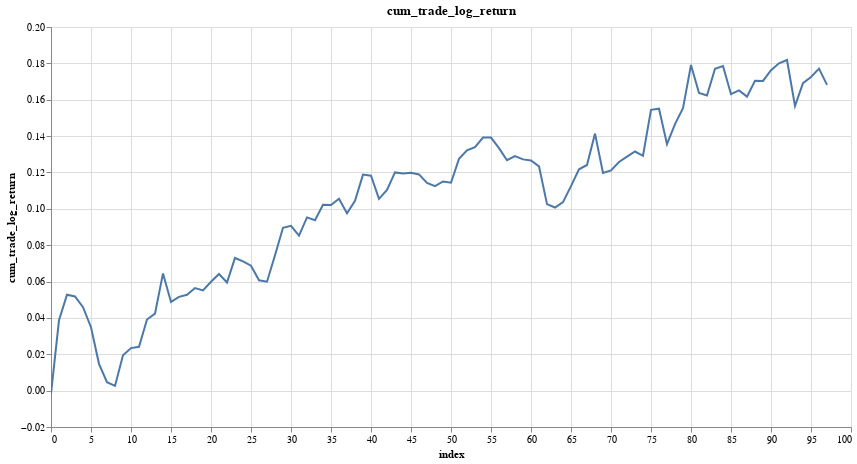

Here is the notebook cell this chart was saved with:
### Markdown cell above
### equity curve (log space)

### Code cell
research.plot_column(test_trades, 'cum_trade_log_return')

### Figure 1 — Vega-Lite specification as saved in the notebook (floating-point values rounded to 4 significant figures)
{"config": {"view": {"continuousWidth": 300, "continuousHeight": 300}}, "data": {"name": "data-f490571c7b8067d3fc7d891140e7152e"}, "mark": {"type": "line", "tooltip": true}, "encoding": {"x": {"field": "index", "type": "quantitative"}, "y": {"field": "cum_trade_log_return", "type": "quantitative"}}, "height": 400, "params": [{"name": "param_3", "select": {"type": "interval", "encodings": ["x", "y"]}, "bind": "scales"}], "title": "cum_trade_log_return", "width": 800, "$schema": "https://vega.github.io/schema/vega-lite/v5.20.1.json", "datasets": {"data-f490571c7b8067d3fc7d891140e7152e": [{"index": 0, "cum_trade_log_return": -0.001686}, {"index": 1, "cum_trade_log_return": 0.03868}, {"index": 2, "cum_trade_log_return": 0.05273}, {"index": 3, "cum_trade_log_return": 0.05177}, {"index": 4, "cum_trade_log_return": 0.0459}, {"index": 5, "cum_trade_log_return": 0.0349}, {"index": 6, "cum_trade_log_return": 0.01475}, {"index": 7, "cum_trade_log_return": 0.004628}, {"index": 8, "cum_trade_log_return": 0.002611}, {"index": 9, "cum_trade_log_return": 0.01947}, {"index": 10, "cum_trade_log_return": 0.02341}, {"index": 11, "cum_trade_log_return": 0.02409}, {"index": 12, "cum_trade_log_return": 0.0391}, {"index": 13, "cum_trade_log_return": 0.04238}, {"index": 14, "cum_trade_log_return": 0.06448}, {"index": 15, "cum_trade_log_return": 0.04877}, {"index": 16, "cum_trade_log_return": 0.05159}, {"index": 17, "cum_trade_log_return": 0.05269}, {"index": 18, "cum_trade_log_return": 0.05645}, {"index": 19, "cum_trade_log_return": 0.05514}, {"index": 20, "cum_trade_log_return": 0.05988}, {"index": 21, "cum_trade_log_return": 0.06415}, {"index": 22, "cum_trade_log_return": 0.05949}, {"index": 23, "cum_trade_log_return": 0.07297}, {"index": 24, "cum_trade_log_return": 0.07114}, {"index": 25, "cum_trade_log_return": 0.06874}, {"index": 26, "cum_trade_log_return": 0.06068}, {"index": 27, "cum_trade_log_return": 0.05992}, {"index": 28, "cum_trade_log_return": 0.07445}, {"index": 29, "cum_trade_log_return": 0.08957}, {"index": 30, "cum_trade_log_return": 0.09063}, {"index": 31, "cum_trade_log_return": 0.08522}, {"index": 32, "cum_trade_log_return": 0.09529}, {"index": 33, "cum_trade_log_return": 0.09373}, {"index": 34, "cum_trade_log_return": 0.1022}, {"index": 35, "cum_trade_log_return": 0.1021}, {"index": 36, "cum_trade_log_return": 0.1056}, {"index": 37, "cum_trade_log_return": 0.09754}, {"index": 38, "cum_trade_log_return": 0.1044}, {"index": 39, "cum_trade_log_return": 0.1188}, {"index": 40, "cum_trade_log_return": 0.1182}, {"index": 41, "cum_trade_log_return": 0.1055}, {"index": 42, "cum_trade_log_return": 0.1104}, {"index": 43, "cum_trade_log_return": 0.12}, {"index": 44, "cum_trade_log_return": 0.1195}, {"index": 45, "cum_trade_log_return": 0.1199}, {"index": 46, "cum_trade_log_return": 0.1189}, {"index": 47, "cum_trade_log_return": 0.1142}, {"index": 48, "cum_trade_log_return": 0.1125}, {"index": 49, "cum_trade_log_return": 0.115}, {"index": 50, "cum_trade_log_return": 0.1143}, {"index": 51, "cum_trade_log_return": 0.1275}, {"index": 52, "cum_trade_log_return": 0.1322}, {"index": 53, "cum_trade_log_return": 0.1339}, {"index": 54, "cum_trade_log_return": 0.1392}, {"index": 55, "cum_trade_log_return": 0.1392}, {"index": 56, "cum_trade_log_return": 0.1334}, {"index": 57, "cum_trade_log_return": 0.1267}, {"index": 58, "cum_trade_log_return": 0.129}, {"index": 59, "cum_trade_log_return": 0.1272}, {"index": 60, "cum_trade_log_return": 0.1266}, {"index": 61, "cum_trade_log_return": 0.1234}, {"index": 62, "cum_trade_log_return": 0.1026}, {"index": 63, "cum_trade_log_return": 0.1007}, {"index": 64, "cum_trade_log_return": 0.1037}, {"index": 65, "cum_trade_log_return": 0.1125}, {"index": 66, "cum_trade_log_return": 0.1217}, {"index": 67, "cum_trade_log_return": 0.1241}, {"index": 68, "cum_trade_log_return": 0.1414}, {"index": 69, "cum_trade_log_return": 0.1197}, {"index": 70, "cum_trade_log_return": 0.1211}, {"index": 71, "cum_trade_log_return": 0.1257}, {"index": 72, "cum_trade_log_return": 0.1287}, {"index": 73, "cum_trade_log_return": 0.1315}, {"index": 74, "cum_trade_log_return": 0.1292}, {"index": 75, "cum_trade_log_return": 0.1545}, {"index": 76, "cum_trade_log_return": 0.1551}, {"index": 77, "cum_trade_log_return": 0.1356}, {"index": 78, "cum_trade_log_return": 0.1466}, {"index": 79, "cum_trade_log_return": 0.1553}, {"index": 80, "cum_trade_log_return": 0.1791}, {"index": 81, "cum_trade_log_return": 0.1637}, {"index": 82, "cum_trade_log_return": 0.1623}, {"index": 83, "cum_trade_log_return": 0.1771}, {"index": 84, "cum_trade_log_return": 0.1785}, {"index": 85, "cum_trade_log_return": 0.163}, {"index": 86, "cum_trade_log_return": 0.1652}, {"index": 87, "cum_trade_log_return": 0.1617}, {"index": 88, "cum_trade_log_return": 0.1704}, {"index": 89, "cum_trade_log_return": 0.1703}, {"index": 90, "cum_trade_log_return": 0.1763}, {"index": 91, "cum_trade_log_return": 0.18}, {"index": 92, "cum_trade_log_return": 0.1819}, {"index": 93, "cum_trade_log_return": 0.1565}, {"index": 94, "cum_trade_log_return": 0.1692}, {"index": 95, "cum_trade_log_return": 0.1725}, {"index": 96, "cum_trade_log_return": 0.1771}, {"index": 97, "cum_trade_log_return": 0.1681}]}}
